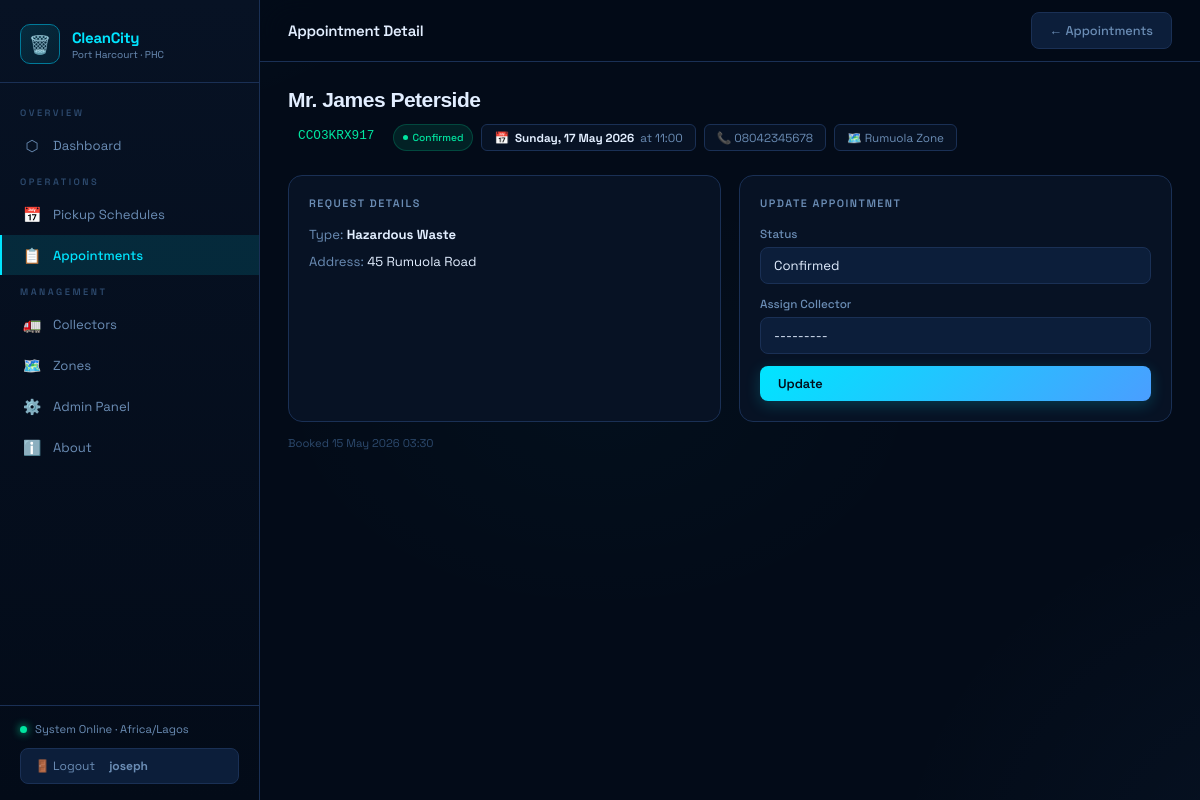
The page /appointments/2/ (signed in) on the database its author committed.
### scheduling/models.py (models this page shows, shortened)
class Appointment(models.Model):
    APPOINTMENT_TYPES = [
        ('bulk', 'Bulk Waste Pickup'),
        ('hazardous', 'Hazardous Waste'),
        ('recycling', 'Recycling Collection'),
        ('complaint', 'Complaint/Inspection'),
        ('special', 'Special Request'),
    ]
    STATUS_CHOICES = [
        ('pending', 'Pending'),
        ('confirmed', 'Confirmed'),
        ('completed', 'Completed'),
        ('cancelled', 'Cancelled'),
    ]
    resident_name = models.CharField(max_length=150)
    resident_phone = models.CharField(max_length=20)
    resident_email = models.EmailField(blank=True)
    address = models.TextField()
    zone = models.ForeignKey(Zone, on_delete=models.SET_NULL, null=True, related_name='appointments')
    appointment_type = models.CharField(max_length=30, choices=APPOINTMENT_TYPES)
    appointment_date = models.DateField()
    appointment_time = models.TimeField()
    status = models.CharField(max_length=20, choices=STATUS_CHOICES, default='pending')
    assigned_collector = models.ForeignKey(WasteCollector, on_delete=models.SET_NULL, null=True, blank=True)
    description = models.TextField(blank=True)
    reference_code = models.CharField(max_length=12, unique=True, editable=False)
    created_at = models.DateTimeField(auto_now_add=True)
    class Meta:
        ordering = ['-appointment_date', '-appointment_time']

class Zone(models.Model):
    name = models.CharField(max_length=100)
    area = models.CharField(max_length=200)
    lga = models.CharField(max_length=100, default='Port Harcourt')
    color = models.CharField(max_length=7, default='#2ecc71')
    active = models.BooleanField(default=True)
    class Meta:
        ordering = ['name']

### scheduling/views.py (the view)
# urls.py: path('appointments/<int:pk>/', views.appointment_detail, name='appointment_detail'),
@login_required
def appointment_detail(request, pk):
    appt = get_object_or_404(Appointment.objects.select_related('zone', 'assigned_collector'), pk=pk)
    status_form = AppointmentStatusForm(instance=appt)
    if request.method == 'POST':
        status_form = AppointmentStatusForm(request.POST, instance=appt)
        if status_form.is_valid():
            status_form.save()
            messages.success(request, 'Appointment updated.')
            return redirect('appointment_detail', pk=pk)
    return render(request, 'scheduling/appointment_detail.html', {'appt': appt, 'status_form': status_form})

### scheduling/forms.py
class AppointmentStatusForm(forms.ModelForm):
    class Meta:
        model = Appointment
        fields = ['status', 'assigned_collector']
        widgets = {
            'status': forms.Select(attrs={'class': 'form-select'}),
            'assigned_collector': forms.Select(attrs={'class': 'form-select'}),
        }

### scheduling/models.py (called while the page is built)
    def __str__(self):
        return f"{self.name} ({self.vehicle_number})"

### scheduling/templates/scheduling/appointment_detail.html (shortened to what this page needs)
{% extends "scheduling/base.html" %}
{% block page_title %}Appointment Detail{% endblock %}
{% block topbar_actions %}<a href="{% url 'appointment_list' %}" class="btn btn-ghost">← Appointments</a>{% endblock %}
{% block content %}
<div class="detail-header">
  <h2 style="font-family:'Syne',sans-serif;font-size:1.4rem;font-weight:800">{{ appt.resident_name }}</h2>
  <div class="detail-meta">
    <span style="font-family:monospace;font-size:0.85rem;color:var(--green);background:var(--green-glow);padding:4px 10px;border-radius:6px;border:1px solid var(--green-dim)">{{ appt.reference_code }}</span>
    <span class="badge badge-{{ appt.status }}">{{ appt.get_status_display }}</span>
    <div class="meta-item">📅 <strong>{{ appt.appointment_date|date:"l, j F Y" }}</strong> at {{ appt.appointment_time|time:"H:i" }}</div>
    <div class="meta-item">📞 {{ appt.resident_phone }}</div>
    {% if appt.zone %}<div class="meta-item">🗺️ {{ appt.zone.name }}</div>{% endif %}
  </div>
</div>
<div class="grid-2">
  <div class="card">
    <div class="card-title">Request Details</div>
    <div style="display:flex;flex-direction:column;gap:10px;font-size:0.875rem">
      <div><span style="color:var(--text-muted)">Type:</span> <strong>{{ appt.get_appointment_type_display }}</strong></div>
      <div><span style="color:var(--text-muted)">Address:</span> {{ appt.address }}</div>
    </div>
  </div>
  <div class="card">
    <div class="card-title">Update Appointment</div>
    <form method="post">
      <div style="display:flex;flex-direction:column;gap:12px">
        <div class="form-group"><label class="form-label">Status</label>{{ status_form.status }}</div>
        <div class="form-group"><label class="form-label">Assign Collector</label>{{ status_form.assigned_collector }}</div>
        <button type="submit" class="btn btn-primary">Update</button>
      </div>
    </form>
  </div>
</div>
<div style="margin-top:14px;font-size:0.75rem;color:var(--text-dim)">Booked {{ appt.created_at|date:"j M Y H:i" }}</div>
{% endblock %}

### scheduling/templates/scheduling/base.html (shortened to what this page needs)
<!DOCTYPE html>
<html lang="en">
<head>
</head>
<body>
<aside class="sidebar" id="sidebar">
  <div class="sidebar-logo">
    <div class="logo-icon">🗑️</div>
    <div class="logo-text">
      <div class="logo-name">CleanCity</div>
      <div class="logo-sub">Port Harcourt · PHC</div>
    </div>
  </div>
  <nav class="sidebar-nav">
    <div class="nav-section">Overview</div>
    <a href="{% url 'dashboard' %}" class="nav-link {% if request.resolver_match.url_name == 'dashboard' %}active{% endif %}">
      <span class="icon">⬡</span> Dashboard
    </a>
    <div class="nav-section">Operations</div>
    <a href="{% url 'schedule_list' %}" class="nav-link {% if 'schedule' in request.resolver_match.url_name %}active{% endif %}">
      <span class="icon">📅</span> Pickup Schedules
    </a>
    <a href="{% url 'appointment_list' %}" class="nav-link {% if 'appointment' in request.resolver_match.url_name %}active{% endif %}">
      <span class="icon">📋</span> Appointments
    </a>
    <div class="nav-section">Management</div>
    <a href="{% url 'collector_list' %}" class="nav-link {% if 'collector' in request.resolver_match.url_name %}active{% endif %}">
      <span class="icon">🚛</span> Collectors
    </a>
    <a href="{% url 'zone_list' %}" class="nav-link {% if 'zone' in request.resolver_match.url_name %}active{% endif %}">
      <span class="icon">🗺️</span> Zones
    </a>
    <a href="/admin/" class="nav-link">
      <span class="icon">⚙️</span> Admin Panel
    </a>
    <a href="{% url 'about' %}" class="nav-link {% if request.resolver_match.url_name == 'about' %}active{% endif %}">
      <span class="icon">ℹ️</span> About
    </a>
  </nav>
  <div class="sidebar-footer">
    <div class="status-row">
      <span class="status-dot"></span>
      System Online · Africa/Lagos
    </div>
    {% if user.is_authenticated %}
    <form method="post" action="{% url 'logout' %}">
      <button type="submit" class="logout-btn">
        🚪 Logout &nbsp;<strong>{{ user.username }}</strong>
      </button>
    </form>
    {% endif %}
  </div>
</aside>
<main class="main">
  <div class="topbar">
    <div class="topbar-left">
      <div class="topbar-title">{% block page_title %}Dashboard{% endblock %}</div>
    </div>
    <div class="topbar-actions">{% block topbar_actions %}{% endblock %}</div>
  </div>
  <div class="content">
    {% block content %}{% endblock %}
  </div>
</main>
</body>
</html>

### rows shown on the page
Appointment: resident_name "Mr. James Peterside", reference_code "CCO3KRX917", status "Confirmed", appointment_date "Sunday, 17 May 2026", appointment_time "11:00", resident_phone "08042345678", zone.name "Rumuola Zone", appointment_type "Hazardous Waste", address "45 Rumuola Road", assigned_collector "---------", created_at "15 May 2026 03:30"

### other values the page prints
{{ user.username }} "joseph"
